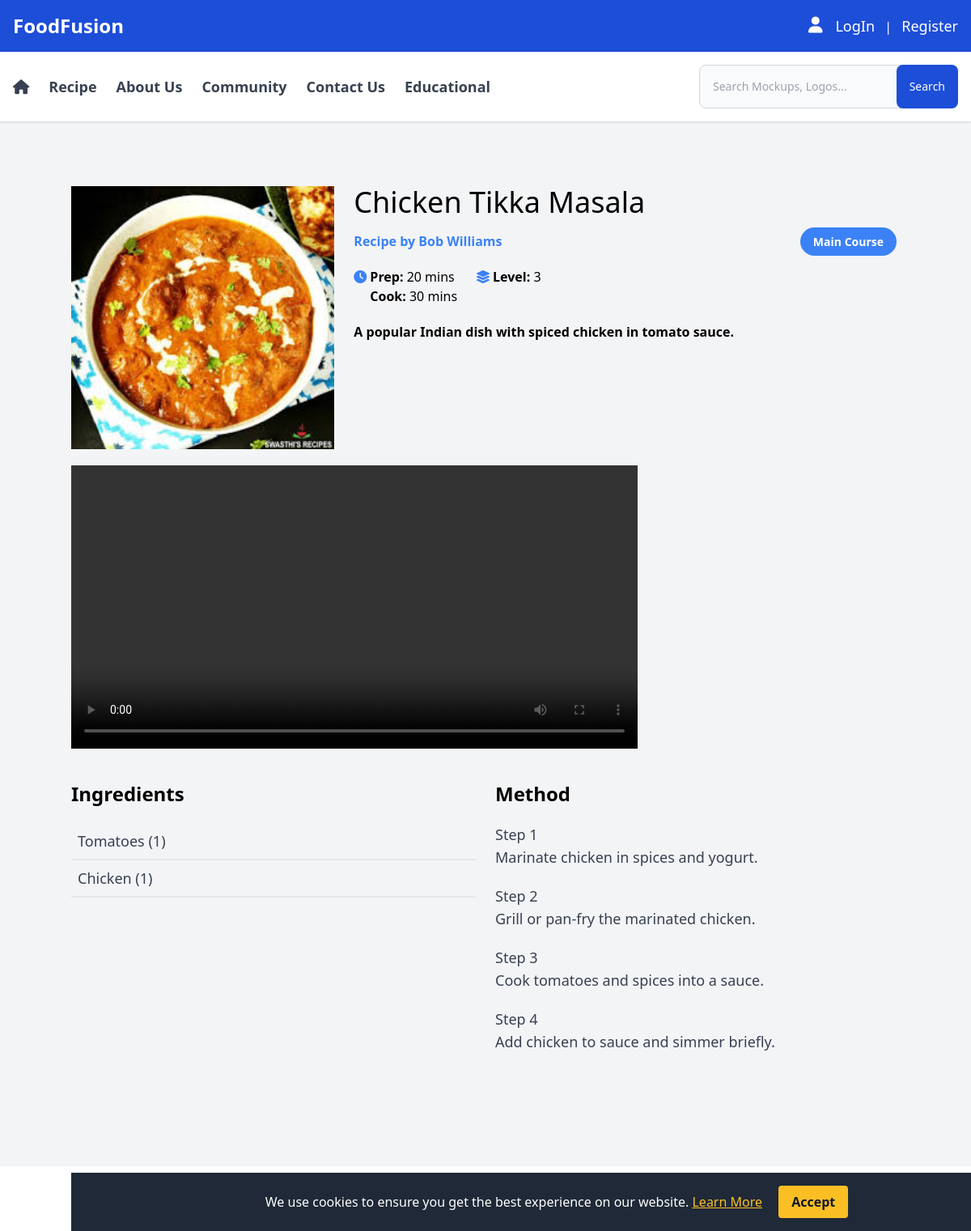
Page /recipes-details.php?id=5 on the committed database.
### tables this page shows
CREATE TABLE `recipes` (
  id INT(11) PRIMARY KEY AUTO_INCREMENT,
  user_id INT(11),
  image VARCHAR(500),
  recipe_name VARCHAR(500),
  description VARCHAR(500),
  preparation_time INT(11),
  cooking_time INT(11),
  instructions TEXT,
  tip VARCHAR(500),
  level INT(11) comment '1.easy 2.medium 3.hard',
  view_count BIGINT UNSIGNED DEFAULT 0,
  created_at TIMESTAMP DEFAULT CURRENT_TIMESTAMP,
  updated_at TIMESTAMP DEFAULT CURRENT_TIMESTAMP ON UPDATE CURRENT_TIMESTAMP,
  deleted_at TIMESTAMP NULL,
  FOREIGN KEY (user_id) REFERENCES user(id)
);

CREATE TABLE `user` (
  id INT(11) PRIMARY KEY AUTO_INCREMENT,
  first_name VARCHAR(500),
  last_name VARCHAR(500),
  password VARCHAR(500),
  email VARCHAR(500),
  phone VARCHAR(500),
  failed_attempts INT DEFAULT 0,
  lockout_until TIMESTAMP NULL DEFAULT NULL,
  created_at TIMESTAMP DEFAULT CURRENT_TIMESTAMP,
  updated_at TIMESTAMP DEFAULT CURRENT_TIMESTAMP ON UPDATE CURRENT_TIMESTAMP,
  deleted_at TIMESTAMP NULL
);

### recipes-details.php (the view, shortened to what this page needs)
<?php
include 'db.php';
$recipeId = isset($_GET['id']) ? intval($_GET['id']) : 0;
$recipeDetailsQuery = <<<QUERY
        SELECT
            r.id AS recipe_id,
            r.recipe_name,
            r.description,
            r.preparation_time,
            r.cooking_time,
            r.instructions,
            r.tip,
            r.level,
            r.image,
            u.first_name,
            u.last_name,
            CONCAT('[',
                GROUP_CONCAT(DISTINCT
                CONCAT('{\"id\":', c.id, ',\"name\":\"', c.name, '\"}')
            ), ']') AS categories,
            CONCAT('[', GROUP_CONCAT(
                DISTINCT CONCAT('{\"id\":', i.id, ',\"name\":\"', REPLACE(i.name, '\"', '\"'), '\",\"unit\":\"', i.unit, '\"}')
                ORDER BY i.id
            ), ']') AS ingredients,
            CONCAT('[', GROUP_CONCAT(
                DISTINCT CONCAT('{\"id\":', rs.id, ',\"step_name\":\"', REPLACE(rs.step_name, '\"', '\"'), '\",\"step_desc\":\"', REPLACE(rs.step_desc, '\"', '\"'), '\",\"sorting\":', rs.sorting, '}')
                ORDER BY rs.sorting
            ), ']') AS steps
        FROM
            recipes r
        LEFT JOIN recipes_category rc ON rc.recipe_id = r.id
        LEFT JOIN category c ON c.id = rc.category_id
        LEFT JOIN recipe_ingredients ri ON ri.recipe_id = r.id
        LEFT JOIN ingredients i ON i.id = ri.ingredients_id
        LEFT JOIN recipe_steps rs ON rs.recipe_id = r.id
        LEFT JOIN user u on u.id = r.user_id
        WHERE
            r.id = $recipeId
        GROUP BY
            r.id;
QUERY;
$recipeResult = $conn->query($recipeDetailsQuery);
if ($recipeResult && $recipeResult->num_rows > 0) {
    $recipe = $recipeResult->fetch_assoc();
    $categories = json_decode($recipe['categories'], true);
    $ingredients = json_decode(trim($recipe['ingredients'], ','), true) ?? [];
    $steps = json_decode(trim($recipe['steps'], ','), true) ?? [];
} else {
    echo "Recipe not found.";
    exit;
}
?>
<div class="max-w-7xl mx-auto my-10 py-10">
    <div class="grid grid-cols-3 gap-6">
        <div class="max-w-4xl">
            <img class="float-right w-full" src="<?= $recipe['image']; ?>" alt="<?= htmlspecialchars($recipe['recipe_name']); ?>">
        </div>
        <div class="col-span-2">
            <h1 class="text-4xl"><?= htmlspecialchars($recipe['recipe_name']); ?></h1>
            <div class="my-4 flex justify-between">
                <span class="font-bold text-blue-500">Recipe by <?= $recipe['first_name'] .' '. $recipe['last_name']; ?></span>
                <div>
                    <?php foreach ($categories as $category): ?>
                        <a href="#" class="py-2 px-4 no-underline rounded-full bg-blue-500 text-white font-semibold text-sm mr-1"><?= htmlspecialchars($category['name']); ?></a>
                    <?php endforeach; ?>
                </div>
            </div>
            <div class="flex items-baseline gap-6 my-5">
                <div class="flex items-baseline gap-1">
                    <i class="fa-solid fa-clock text-blue-500"></i>
                    <div>
                        <p class="font-bold">Prep: <span class="font-normal"><?= htmlspecialchars($recipe['preparation_time']); ?> mins</span></p>
                        <p class="font-bold">Cook: <span class="font-normal"><?= htmlspecialchars($recipe['cooking_time']); ?> mins</span></p>
                    </div>
                </div>
                <div class="flex items-center gap-1">
                    <i class="fa-solid fa-layer-group text-blue-500"></i>
                    <p class="font-bold">Level: <span class="font-normal"><?= htmlspecialchars($recipe['level']); ?></span></p>
                </div>
            </div>
            <div>
                <p class="font-semibold"><?= htmlspecialchars($recipe['description']); ?></p>
            </div>
        </div>
    </div>
    <div class="max-w-4xl my-5">
        <video width="700" height="200" controls>
            <source src="/assets/video/example_video.mp4" type="video/mp4">
        </video>
    </div>
    <div class="grid grid-cols-2 my-10 gap-6">
        <div>
            <h1 class="text-2xl font-bold">Ingredients</h1>
            <div class="my-5">
                <?php foreach ($ingredients as $ingredient): ?>
                    <p class="text-lg font-medium text-gray-700 border-b-2 p-2"><?= htmlspecialchars($ingredient['name']); ?> (<?= htmlspecialchars($ingredient['unit']); ?>)</p>
                <?php endforeach; ?>
            </div>
        </div>
        <div>
            <h1 class="text-2xl font-bold">Method</h1>
            <div class="my-5">
                <?php foreach ($steps as $step): ?>
                    <div class="my-5 text-lg font-medium text-gray-700">
                        <h1>Step <?= htmlspecialchars($step['sorting']); ?></h1>
                        <p><?= htmlspecialchars($step['step_desc']); ?></p>
                    </div>
                <?php endforeach; ?>
            </div>
        </div>
    </div>
</div>
<div id="cookieConsent" class="fixed bottom-0 w-full bg-gray-800 text-white text-center p-4 z-50">
    <p class="inline-block mr-4">
        We use cookies to ensure you get the best experience on our website.
        <a href="privacy-policy.html" class="text-yellow-400 underline">Learn More</a>
    </p>
    <button id="acceptCookies" class="bg-yellow-400 text-gray-900 font-bold py-2 px-4 rounded">
        Accept
    </button>
</div>
<?php
include 'layout.php';
?>

### rows in the picture
recipes: image (picture), recipe_name "Chicken Tikka Masala", user.first_name "Bob", user.last_name "Williams", preparation_time "20", cooking_time "30", level "3", description "A popular Indian dish with spiced chicken in tomato sauce."

### other values in the picture
$category['name'] "Main Course"
$ingredient['name'] "Tomatoes"
$ingredient['unit'] "1"
$ingredient['name'] "Chicken"
$step['sorting'] "1"
$step['step_desc'] "Marinate chicken in spices and yogurt."
$step['sorting'] "2"
$step['step_desc'] "Grill or pan-fry the marinated chicken."
$step['sorting'] "3"
$step['step_desc'] "Cook tomatoes and spices into a sauce."
$step['sorting'] "4"
$step['step_desc'] "Add chicken to sauce and simmer briefly."
